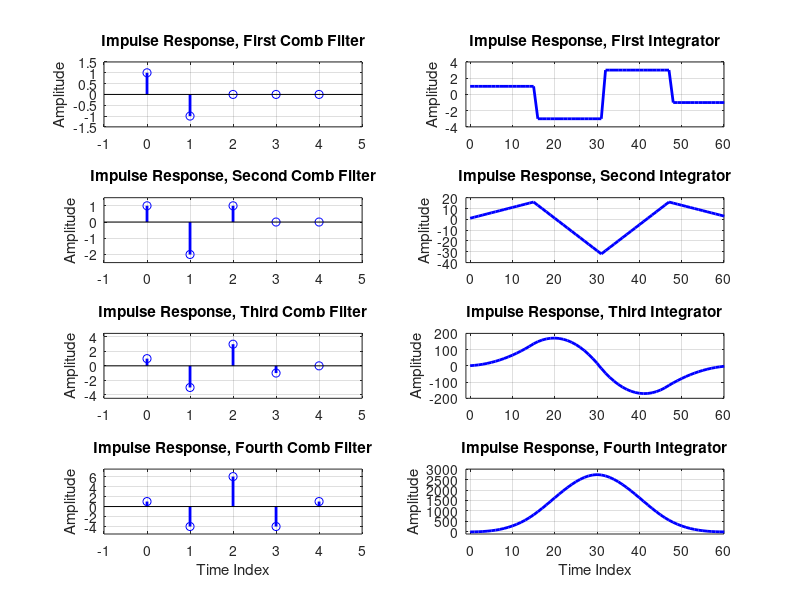
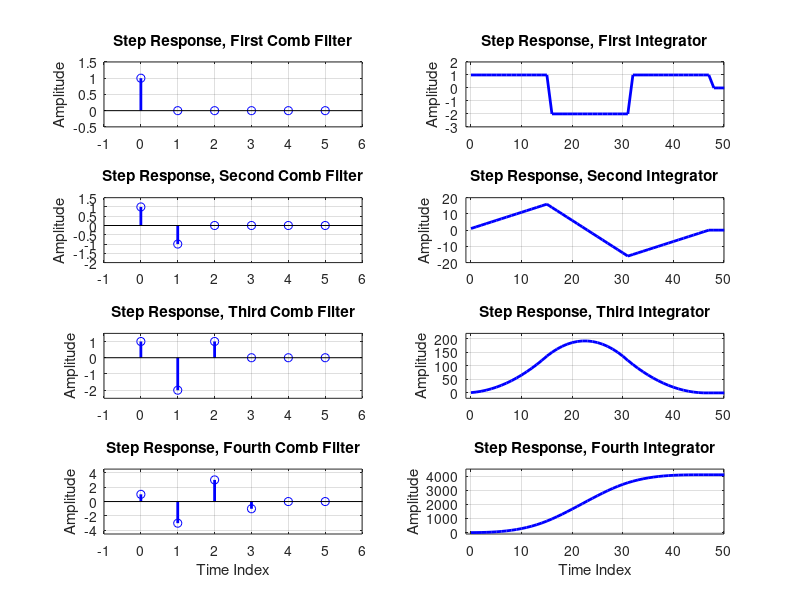

Source code (MATLAB) for these figures, in order: (Note: this script raises an error after producing the figures.)
function hogen16c
% hoegennauer filter of order 4, differs from earlier which used order 3
% with up-sample ratio 1-to-16 from initial 1-to-4 shaping filter
% one of suite of three demontrations
% Script file written by fred harris of UCSD. Copyright 2021

% impulse response
x=zeros(1,5);
x(1)=1;

d1=filter([1 -1],[1 0],x);
d2=filter([1 -1],[1 0],d1);
d3=filter([1 -1],[1 0],d2);
d4=filter([1 -1],[1 0],d3);

figure(11)
subplot(4,2,1)
stem(0:4,d1,'b','linewidth',2);
grid on
axis([-1 5 -1.5 1.5])
title('Impulse Response, First Comb Filter')
ylabel('Amplitude')

subplot(4,2,3)
stem(0:4,d2,'b','linewidth',2);
grid on
axis([-1 5 -2.5 1.5])
title('Impulse Response, Second Comb Filter')
ylabel('Amplitude')

subplot(4,2,5)
stem(0:4,d3,'b','linewidth',2);
grid on
axis([-1 5 -4.5 4.5])
title('Impulse Response, Third Comb Filter')
ylabel('Amplitude')

subplot(4,2,7)
stem(0:4,d4,'b','linewidth',2);
grid on
axis([-1 5 -5.5 7.5])
title('Impulse Response, Fourth Comb Filter')
ylabel('Amplitude')
xlabel('Time Index')

zz=zeros(1,5);
dd4=reshape([d4;zz;zz;zz;zz;zz;zz;zz;zz;zz;zz;zz;zz;zz;zz;zz],1,80);
s1=filter([1 0],[1 -1],dd4);
s2=filter([1 0],[1 -1],s1);
s3=filter([1 0],[1 -1],s2);
s4=filter([1 0],[1 -1],s3);
ss4=s4;
subplot(4,2,2)
plot(0:79,s1,'b','linewidth',2);
grid on
axis([-1 60 -4 4])
title('Impulse Response, First Integrator')
ylabel('Amplitude')

subplot(4,2,4)
plot(0:79,s2,'b','linewidth',2);
grid on
axis([-1 60 -40 20])
title('Impulse Response, Second Integrator')
ylabel('Amplitude')

subplot(4,2,6)
plot(0:79,s3,'b','linewidth',2);
grid on
axis([-1 60 -200 200])
title('Impulse Response, Third Integrator')
ylabel('Amplitude')

subplot(4,2,8)
plot(0:79,s4,'b','linewidth',2);
grid on
axis([-1 60 -100 3000])
title('Impulse Response, Fourth Integrator')
ylabel('Amplitude')
xlabel('Time Index')

% step response
x=ones(1,6);

d1=filter([1 -1],[1 0],x);
d2=filter([1 -1],[1 0],d1);
d3=filter([1 -1],[1 0],d2);
d4=filter([1 -1],[1 0],d3);


figure(12)
subplot(4,2,1)
stem(0:5,d1,'b','linewidth',2);
grid on
axis([-1 6 -0.5 1.5])
title('Step Response, First Comb Filter')
ylabel('Amplitude')

subplot(4,2,3)
stem(0:5,d2,'b','linewidth',2);
grid on
axis([-1 6 -2.0 1.5])
title('Step Response, Second Comb Filter')
ylabel('Amplitude')

subplot(4,2,5)
stem(0:5,d3,'b','linewidth',2);
grid on
axis([-1 6 -2.5 1.5])
title('Step Response, Third Comb Filter')
ylabel('Amplitude')

subplot(4,2,7)
stem(0:5,d4,'b','linewidth',2);
grid on
axis([-1 6 -4.5 4.5])
title('Step Response, Fourth Comb Filter')
ylabel('Amplitude')
xlabel('Time Index')

zz=zeros(1,6);
d44=reshape([d4;zz;zz;zz;zz;zz;zz;zz;zz;zz;zz;zz;zz;zz;zz;zz],1,96);
s1=filter([1 0],[1 -1],d44);
s2=filter([1 0],[1 -1],s1);
s3=filter([1 0],[1 -1],s2);
s4=filter([1 0],[1 -1],s3);

subplot(4,2,2)
plot(0:95,s1,'b','linewidth',2);
grid on
axis([-1 50 -3 2])
title('Step Response, First Integrator')
ylabel('Amplitude')

subplot(4,2,4)
plot(0:95,s2,'b','linewidth',2);
grid on
axis([-1 50 -20 20])
title('Step Response, Second Integrator')
ylabel('Amplitude')

subplot(4,2,6)
plot(0:95,s3,'b','linewidth',2);
grid on
axis([-1 50 -20 220])
title('Step Response, Third Integrator')
ylabel('Amplitude')

subplot(4,2,8)
plot(0:95,s4,'b','linewidth',2);
grid on
axis([-1 50 -100 4500])
title('Step Response, Fourth Integrator')
ylabel('Amplitude')
xlabel('Time Index')

% system response

hh=remez(63,[0 0.5 0.7 2.0]/2.0,{'myfrf',[1 1 0 0]},[1 2]);
x=hh/max(hh);
figure(13)
subplot(2,1,1)
stem(-8:0.25:8-0.25,x,'b','linewidth',1.5)
grid
axis([-9 9 -0.3 1.2])
title('Impulse Response Shaped Pulse')
xlabel('Time Index')
ylabel('Amplitude')

subplot(2,1,2)
plot([-.5:1/2048:.5-1/2048]*4,fftshift(20*log10(abs(fft(x/sum(x),2048)))),'b','linewidth',1.5);
grid
axis([-2.0 2.0 -80 10])
title('Spectra of 1-to-4 Shaped Pulse')
xlabel('Frequency')
ylabel('Log Mag (dB)')

d1=filter([1 -1],[1 0],x);
d2=filter([1 -1],[1 0],d1);
d3=filter([1 -1],[1 0],d2);
d4=filter([1 -1],[1 0],d3);

figure(14)
subplot(4,2,1)
plot(0:63,d1,'linewidth',1.5);
grid
axis([-2 65 -0.5 0.5])
title('Pulse Response First Comb')
ylabel('Amplitude')

subplot(4,2,3)
plot(0:63,d2,'linewidth',1.5);
grid
axis([-2 65 -0.3 0.3])
title('Pulse Response Second comb')
ylabel('Amplitude')

subplot(4,2,5)
plot(0:63,d3,'linewidth',1.5);
grid
axis([-2 65 -0.25 0.25])
title('Pulse Response Third Comb')
ylabel('Amplitude')

subplot(4,2,7)
plot(0:63,d4,'linewidth',1.5);
grid
axis([-2 65 -0.2 0.2])
title('Pulse Response Fourth Comb')
ylabel('Amplitude')
xlabel('Time Index')

zz=zeros(1,64);
d33=reshape([d4;zz;zz;zz;zz;zz;zz;zz;zz;zz;zz;zz;zz;zz;zz;zz],1,16*64);

s1=filter([1 0],[1 -1],d33);
s2=filter([1 0],[1 -1],s1);
s3=filter([1 0],[1 -1],s2);
s4=filter([1 0],[1 -1],s3);

subplot(4,2,2)
plot(s1,'linewidth',2);
grid on
axis([-30 1050 -0.25 0.25])
title('Pulse Response First Integrator')
ylabel('Amplitude')

subplot(4,2,4)
plot(s2,'linewidth',2)
grid on
axis([-30 1050 -6.0 5.0])
title('Pulse Response Second Integrator')
ylabel('Amplitude')

subplot(4,2,6)
plot(s3,'linewidth',2);
grid on
axis([-30 1050 -150 150])
title('Pulse Response Third integrator')
xlabel('Time Index')
ylabel('Amplitude')

subplot(4,2,8)
plot(s4,'linewidth',2);
grid on
axis([-30 1050 -1000 4500])
title('Pulse Response Fourth integrator')
xlabel('Time Index')
ylabel('Amplitude')

zz=zeros(1,64);
d33=reshape([d4;zz;zz;zz;zz;zz;zz;zz;zz;zz;zz;zz;zz;zz;zz;zz],1,16*64);

s1=filter([1 0],[1 -1],d33);
s2=filter([1 0],[1 -1],s1);
s3=filter([1 0],[1 -1],s2);
s4=filter([1 0],[1 -1],s3);

figure(15)
subplot(2,1,1)
plot([-.5:1/4096:.5-1/4096]*80,fftshift(20*log10(abs(fft(s4/sum(s4),4096)))),'b','linewidth',2);
hold on
plot([-.5:1/2048:.5-1/2048]*80,fftshift(20*log10(abs(fft(ss4/sum(ss4),2048)))),':r','linewidth',2);
hold off
grid
axis([-32 32 -100 10]);
title('Spectral Response 1-to-16 4-stage Hogenauer Filter')
ylabel('Log Mag (dB)')
xlabel('Frequency Normalized to Symbol Rate')

subplot(2,1,2)
plot([-.5:1/4096:.5-1/4096]*80,fftshift(20*log10(abs(fft(s4/sum(s4),4096)))),'b','linewidth',2);
hold on
plot([-.5:1/2048:.5-1/2048]*80,fftshift(20*log10(abs(fft(ss4/sum(ss4),2048)))),':r','linewidth',2);
hold off
grid
axis([-10 10 -100 10]);
title('Zoom')
ylabel('Log Mag (dB)')
xlabel('Frequency Normalized to Symbol Rate')

